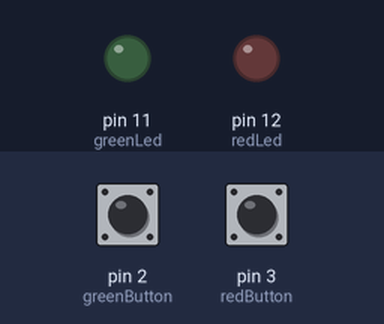
The sketch below on a simulated Arduino Uno, built with avr-gcc and run on an emulated ATmega328P. Shown: output pins drawn as LEDs (lit = HIGH). The test bench sets the inputs (shaded band); at power-on: pin 2 (greenButton) LOW, pin 3 (redButton) LOW.

Above: at 1.2 s.
1.3 s: pin 2 (greenButton) pulled HIGH for 0.15 s
At 1.37 s:
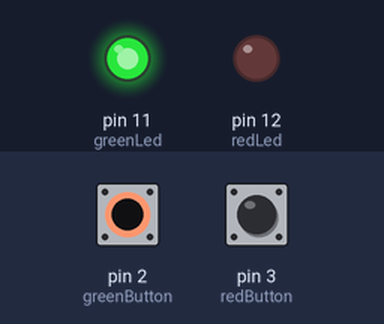
2.9 s: pin 3 (redButton) pulled HIGH for 0.15 s
At 2.97 s:
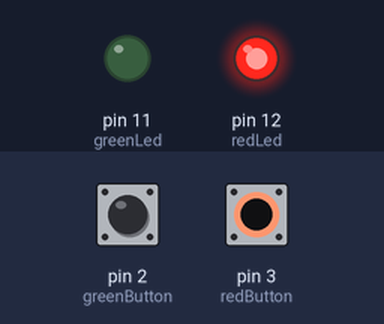
4.5 s: pin 3 (redButton) pulled HIGH for 3.2 s
At 8.2 s:
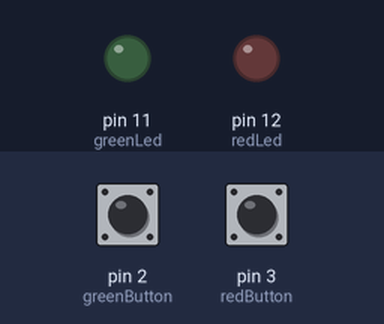
9.2 s: pin 2 (greenButton) pulled HIGH for 3.2 s
At 10.5 s:
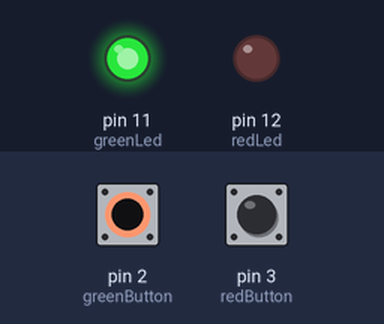
Timing chart, 0 to 13.9 s (numbered marks = the images above; inputs shaded):
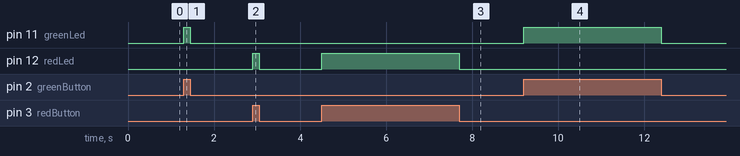

Measured:
- after the input at 1.3 s, pin 11 (greenLed): LOW → HIGH at once, → LOW 0.15 s later
- after the input at 2.9 s, pin 12 (redLed): LOW → HIGH at once, → LOW 0.15 s later
- after the input at 4.5 s, pin 12 (redLed): LOW → HIGH at once, → LOW 3.2 s later
- after the input at 9.2 s, pin 11 (greenLed): LOW → HIGH at once, → LOW 3.2 s later

The sketch:

BlinkTwoLedsWIthTwoButtons.ino
```cpp
const int greenButton = 2;
const int redButton = 3;
const int greenLed = 11;
const int redLed = 12;

int greenState = 0;
int redState = 0;

void setup () {
    pinMode(greenButton, INPUT);
    pinMode(redButton, INPUT);
    pinMode(greenLed, OUTPUT);
    pinMode(redLed, OUTPUT);
}

void loop() {
    greenState = digitalRead(greenButton);
    redState = digitalRead(redButton);

    // green button switches green led
    if (greenState == HIGH) {
        digitalWrite(greenLed, HIGH);
    } else {
        digitalWrite(greenLed, LOW);
    }

    // red button switches red led
    if (redState == HIGH) {
        digitalWrite(redLed, HIGH);
    } else {
        digitalWrite(redLed, LOW);
    }

    // both LEDs will blink alternatively when all buttons are pressed
    if (greenState == HIGH && redState == HIGH) {
        // light up green
        digitalWrite(greenLed, HIGH);
        // light off red
        digitalWrite(redLed, LOW);
        delay(1000);

        // light up red
        digitalWrite(redLed, HIGH);
        // light off green
        digitalWrite(greenLed, LOW);
        delay(1000);
    }
}
```
